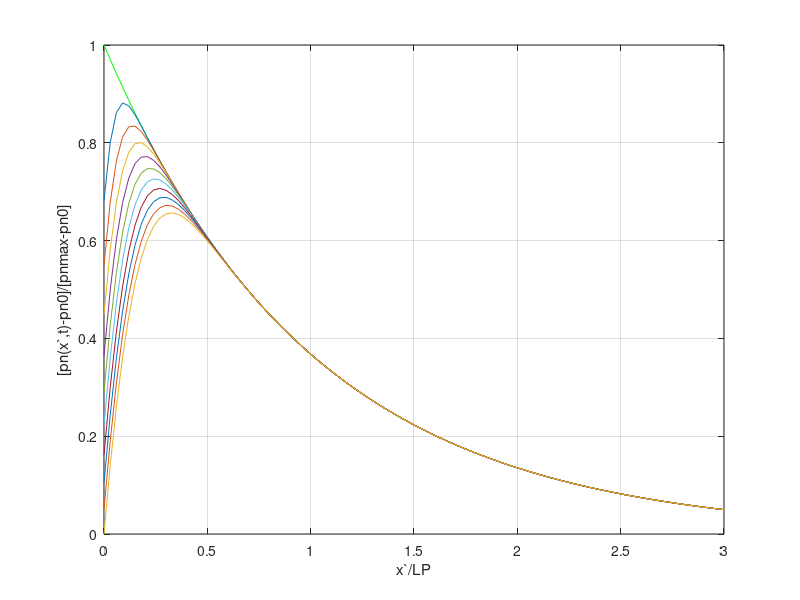

This chart was generated by the following MATLAB code:
%Exercise 8.2--Turn-off/Turn-on Concentration Plot Generator


%Determine type of desired plot
close
clear
s=menu('Choose the desired plot','OFF-Linear','OFF-Semilog',...
   'ON-Linear','ON-Semilog');

%Compute ts/taup if reverse-bias plot is desired
if s<=2,
  %Let Iratio=IR/IF and TS=ts/taup
  Iratio=input('Please input the IR/IF ratio:  IR/IF = ');
  if Iratio==0,    %Catch if IR=0
     TS=1;
     else
     TS=(erfinv(1. /(1+Iratio)))^2;
     end
  else
  end

%Set values of X and T to be computed for desired plot
%X=x'/LP and T=t/taup
if s==1 | s==2,
  X=0:0.03:3;
  T=TS/10:TS/10:TS;
  else
  X=0:0.03:3;
  T=[0.1:0.1:2];
  end

%Plot steady-state curve, set axes-labels
y0=exp(-X);
if s==1 | s==3,
  plot(X,y0,'g')
  axis([0 3 0 1])
  else
  semilogy(X,y0,'g')
  axis([0 3 1.0e-3 1])  
  end
xlabel('x`/LP'); ylabel('[pn(x`,t)-pn0]/[pnmax-pn0]')
grid; hold on

%Primary computations and time-dependent plots
j=length(T);
for i=1:j,
  A=exp(-X).*(1-erf(X./(2*sqrt(T(i)))-sqrt(T(i))));
  B=exp(X).*(1-erf(X./(2*sqrt(T(i)))+sqrt(T(i))));
  yon=(A-B)/2;    %yon=[pn(x',t)-pn0]/[pnmax-pn0] during turn-on
  if s==3,
    plot(X,yon);
  elseif s==1,
    yoff=exp(-X)-(1+Iratio).*yon;    %yoff=[pn(x',t)-pn0]/[pnmax-pn0] during turn-off
    plot(X,yoff);
  else
  end
  if s==4,
    semilogy(X,yon);
  elseif s==2,
    yoff=exp(-X)-(1+Iratio).*yon;
    semilogy(X,yoff);
    else
    end
end
hold off
